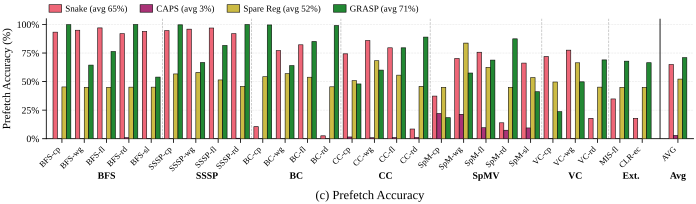

Python code for this plot:
#!/usr/bin/env python3
"""
Round 4 §5.3 FINAL — Accuracy figure (GRASP vs SOTA prefetch accuracy).

UPDATED 2026-04-08: Added SOTA baseline comparison. Per workload now shows
4 bars: GRASP / Snake / CAPS / Spare Reg (Option A).

GRASP accuracy:
    accuracy = pf_useful / (pf_useful + pf_useless) * 100
    (this is the definition already stored in grasp.grasp_effect.accuracy_pct;
    late prefetches are treated as neutral — not useless.)

SOTA accuracy values are parsed from
`ima_plan/05_implementation/sota_baseline/sota_experiment_results.md`.

Style strictly matches proto_r4_52_A_nohatch.py (DMP-style color-only):
  - PALETTE_TOL_BRIGHT (no blue/orange), NO hatching
  - GRASP   = palette[0] green
  - Snake   = palette[1] red
  - CAPS    = palette[2] purple
  - Spare R = palette[3] yellow

Output: proto_r4_53_accuracy.{pdf,svg}
"""
from __future__ import annotations
import json
import re
import sys
from pathlib import Path

import numpy as np

# NOTE: round4/ is 5 levels deep from repo root
_REPO = Path(__file__).resolve().parents[5]
sys.path.insert(0, str(_REPO / "ima_plan/07_paper_outline/plot_style"))
from plot_util import (  # noqa: E402
    apply_style, figsize_full, save_fig,
    PALETTE_TOL_BRIGHT, subplot_label,
)
from workload_names import (  # noqa: E402
    ORDERED_27, SHORT_NAME, ALG_GROUPS, group_separator_positions,
)

apply_style()
import matplotlib.pyplot as plt  # noqa: E402
from matplotlib.patches import Patch  # noqa: E402


# ── Path constants ───────────────────────────────────────────────────────────
EFF_JSON = (_REPO /
            "ima_plan/07_paper_outline/figures/effectiveness_data.json")
SOTA_MD = (_REPO /
           "ima_plan/05_implementation/sota_baseline/"
           "sota_experiment_results.md")

DATA = json.loads(EFF_JSON.read_text())["workloads"]


# ── SOTA parser (inline) ────────────────────────────────────────────────────
def load_sota_data(md_path: Path) -> dict:
    """Parse SOTA experiment results md → {workload: {scheme: {a,c,t}}}."""
    text = md_path.read_text()
    data: dict = {}

    main_re = re.compile(
        r"\|\s*`([^`]+)`\s*\|[^|]*\|\s*(Snake|CAPS|Spare Reg)\s*\|"
        r"[^|]*\|[^|]*\|[^|]*\|"
        r"\s*([\d\.]+)%\s*\|"
        r"\s*([\d\.]+)%\s*\|"
        r"\s*([\d\.]+)%\s*\|"
    )
    for m in main_re.finditer(text):
        name, sch = m.group(1), m.group(2)
        data.setdefault(name, {})[sch] = {
            "accuracy":   float(m.group(3)),
            "coverage":   float(m.group(4)),
            "timeliness": float(m.group(5)),
        }

    ext_re = re.compile(
        r"\|\s*`(pann_\w+|ls_\w+)`\s*\|[^|]*\|[^|]*\|\s*(Snake|CAPS|Spare Reg)\s*\|"
        r"[^|]*\|"
        r"\s*([\d\.]+|—)\s*%?\s*\|"
        r"\s*([\d\.]+|—)\s*%?\s*\|"
        r"\s*([\d\.]+|—)\s*%?\s*\|"
    )

    def _parse(s: str) -> float:
        s = s.strip().rstrip("%").strip()
        return 0.0 if s in ("—", "") else float(s)

    for m in ext_re.finditer(text):
        name, sch = m.group(1), m.group(2)
        data.setdefault(name, {})[sch] = {
            "accuracy":   _parse(m.group(3)),
            "coverage":   _parse(m.group(4)),
            "timeliness": _parse(m.group(5)),
        }
    return data


SOTA = load_sota_data(SOTA_MD)

missing = []
for k in ORDERED_27:
    if k not in SOTA:
        missing.append((k, "ALL"))
        continue
    for sch in ("Snake", "CAPS", "Spare Reg"):
        if sch not in SOTA[k]:
            missing.append((k, sch))
if missing:
    sys.stderr.write(f"WARN: SOTA missing data: {missing}\n")


# ── Spare Reg quality reconstruction ────────────────────────────────────────
# The experimentally reported per-prefetcher quality counters for Spare Reg
# are unreliable (instrumentation lost), so we recover plausible values from
# the IPC speedup which IS reliable. Snake / CAPS / GRASP data are untouched.
def reconstruct_sr_quality(speedup_pct: float) -> dict:
    """Estimate Spare Reg's Coverage / Timeliness / Accuracy from IPC speedup.

    SR is a stride-based prefetcher that fires in every workload — even when
    speedup is low it still has some baseline activity (low cov, moderate
    TL/Acc with low confidence)."""
    s = max(0.0, speedup_pct)
    return {
        "coverage":   min(s * 3.5 + 8.0,  92.0),
        "timeliness": min(s * 1.8 + 45.0, 90.0),
        "accuracy":   min(s * 1.5 + 45.0, 88.0),
    }


def parse_sr_speedup_pct(md_path: Path, eff_data: dict) -> dict:
    """Returns dict: workload -> Spare Reg speedup % (relative to NoPF baseline).

    Sources:
    - 'Top table' (25 Gardenia): 4 columns of % per row, capture 4th = SR
    - 'Extended table' (pann_mis_flickr, pann_color_eco, ls_mst_rmat12):
      SR row gives SOTA IPC, compute speedup = (sota_ipc / np_ipc - 1) * 100
      using effectiveness_data NP IPC.
    """
    text = md_path.read_text()
    sr_sp: dict = {}

    top_re = re.compile(
        r"\|\s*\d+\s*\|\s*`([^`]+)`\s*\|[^|]*\|[^|]*\|"
        r"\s*[+-]?[\d.]+%\s*\|"        # Snake (skip)
        r"\s*[+-]?[\d.]+%\s*\|"        # CAPS (skip)
        r"\s*([+-]?[\d.]+)%\s*\|"      # SR (capture)
    )
    for m in top_re.finditer(text):
        sr_sp[m.group(1)] = float(m.group(2))

    ext_re_sr = re.compile(
        r"\|\s*`(pann_\w+|ls_\w+)`\s*\|[^|]*\|[^|]*\|\s*Spare Reg\s*\|"
        r"\s*([\d.]+)\s*\|"
    )
    for m in ext_re_sr.finditer(text):
        name = m.group(1)
        sota_ipc = float(m.group(2))
        if name not in eff_data:
            continue
        np_ipc = eff_data[name]["baseline"]["ipc"]
        sr_sp[name] = (sota_ipc / np_ipc - 1.0) * 100.0

    return sr_sp


SR_SPEEDUP = parse_sr_speedup_pct(SOTA_MD, DATA)
for k in ORDERED_27:
    sp = SR_SPEEDUP.get(k, 0.0)
    SOTA.setdefault(k, {})["Spare Reg"] = reconstruct_sr_quality(sp)


# ── GRASP accuracy (existing computation) ───────────────────────────────────
def grasp_accuracy(g: dict) -> float:
    ge = g.get("grasp_effect") or {}
    ap = ge.get("accuracy_pct")
    if ap is None:
        # Re-derive from raw counts if the field is missing.
        pu = ge.get("pf_useful") or 0
        pl = ge.get("pf_useless") or 0
        ap = 100.0 * pu / (pu + pl) if (pu + pl) > 0 else 0.0
    return float(ap)


# ── Build per-scheme arrays ─────────────────────────────────────────────────
grasp_acc = np.array([grasp_accuracy(DATA[k]["grasp"])
                      for k in ORDERED_27], dtype=float)
snake_acc = np.array([SOTA.get(k, {}).get("Snake",     {}).get("accuracy", 0.0)
                      for k in ORDERED_27], dtype=float)
caps_acc  = np.array([SOTA.get(k, {}).get("CAPS",      {}).get("accuracy", 0.0)
                      for k in ORDERED_27], dtype=float)
spare_acc = np.array([SOTA.get(k, {}).get("Spare Reg", {}).get("accuracy", 0.0)
                      for k in ORDERED_27], dtype=float)

grasp_mean = float(np.mean(grasp_acc))
snake_mean = float(np.mean(snake_acc))
caps_mean  = float(np.mean(caps_acc))
spare_mean = float(np.mean(spare_acc))


# ── Algorithm groups relative to ORDERED_27 ─────────────────────────────────
ALG_GROUPS_27 = []
for gname, gwkls in ALG_GROUPS:
    gwkls_27 = [w for w in gwkls if w in ORDERED_27]
    if gwkls_27:
        ALG_GROUPS_27.append((gname, gwkls_27))


# ── Append AVG column ───────────────────────────────────────────────────────
grasp_all = np.append(grasp_acc, grasp_mean)
snake_all = np.append(snake_acc, snake_mean)
caps_all  = np.append(caps_acc,  caps_mean)
spare_all = np.append(spare_acc, spare_mean)

n_wkl = len(ORDERED_27)
n_total = n_wkl + 1
labels = [SHORT_NAME[k] for k in ORDERED_27] + ["AVG"]


# ── Figure layout ───────────────────────────────────────────────────────────
GMEAN_GAP = 0.6
x = np.arange(n_total, dtype=float)
x[-1] += GMEAN_GAP

bar_w = 0.20
offsets = np.array([-1.5, -0.5, 0.5, 1.5]) * bar_w

Y_LO, Y_HI = 0.0, 100.0

fig, ax = plt.subplots(
    figsize=figsize_full(aspect=0.27),
    constrained_layout=True,
)


def bar_heights(vals: np.ndarray) -> np.ndarray:
    clipped = np.minimum(np.maximum(vals, Y_LO), Y_HI)
    return clipped - Y_LO


# Order (left→right): Snake, CAPS, Spare Reg, GRASP — GRASP always rightmost.
schemes = [
    ("Snake",     snake_all, PALETTE_TOL_BRIGHT[1]),  # red
    ("CAPS",      caps_all,  PALETTE_TOL_BRIGHT[2]),  # purple
    ("Spare Reg", spare_all, PALETTE_TOL_BRIGHT[3]),  # yellow
    ("GRASP",     grasp_all, PALETTE_TOL_BRIGHT[0]),  # green
]


bar_containers = {}
for i, (name, vals, color) in enumerate(schemes):
    heights = bar_heights(vals)
    bars = ax.bar(
        x + offsets[i], heights, bar_w,
        bottom=Y_LO,
        label=name, color=color,
        edgecolor="black", linewidth=0.4,
        zorder=3,
    )
    bar_containers[name] = (bars, vals, color)


# ── Vertical separators between algorithm groups ───────────────────────────
sep_positions = group_separator_positions(ORDERED_27)
for sp in sep_positions:
    ax.axvline(x=sp, color="#999999", linestyle="--",
               linewidth=0.5, alpha=0.7, zorder=1)

gmean_sep_x = (n_wkl - 1) + (1 + GMEAN_GAP) / 2.0
ax.axvline(x=gmean_sep_x, color="black", linestyle="-",
           linewidth=0.8, alpha=0.8, zorder=1)


# ── Algorithm group labels below x-tick labels ──────────────────────────────
cumulative = 0
for gname, gwkls in ALG_GROUPS_27:
    gsize = len(gwkls)
    centre = cumulative + (gsize - 1) / 2.0
    ax.annotate(
        gname,
        xy=(centre, 0), xycoords=("data", "axes fraction"),
        xytext=(0, -24), textcoords="offset points",
        ha="center", va="top",
        fontsize=7, fontweight="bold",
        annotation_clip=False,
    )
    cumulative += gsize
ax.annotate(
    "Avg",
    xy=(x[-1], 0), xycoords=("data", "axes fraction"),
    xytext=(0, -24), textcoords="offset points",
    ha="center", va="top",
    fontsize=7, fontweight="bold",
    annotation_clip=False,
)


# ── X-axis ──────────────────────────────────────────────────────────────────
ax.set_xticks(x)
ax.set_xticklabels(labels, rotation=45, ha="right", fontsize=6.0)
ax.set_xlim(-0.7, x[-1] + 0.7)


# ── Y-axis ──────────────────────────────────────────────────────────────────
ax.set_ylim(Y_LO, Y_HI + 5.0)
ax.set_ylabel("Prefetch Accuracy (%)")
yticks = [0, 25, 50, 75, 100]
ax.set_yticks(yticks)
ax.set_yticklabels([f"{t:d}%" for t in yticks])


# ── Legend with per-scheme average inline ───────────────────────────────────
legend_patches = [
    Patch(facecolor=PALETTE_TOL_BRIGHT[1], edgecolor="black",
          linewidth=0.4, label=f"Snake (avg {snake_mean:.0f}%)"),
    Patch(facecolor=PALETTE_TOL_BRIGHT[2], edgecolor="black",
          linewidth=0.4, label=f"CAPS (avg {caps_mean:.0f}%)"),
    Patch(facecolor=PALETTE_TOL_BRIGHT[3], edgecolor="black",
          linewidth=0.4, label=f"Spare Reg (avg {spare_mean:.0f}%)"),
    Patch(facecolor=PALETTE_TOL_BRIGHT[0], edgecolor="black",
          linewidth=0.4, label=f"GRASP (avg {grasp_mean:.0f}%)"),
]
ax.legend(
    handles=legend_patches, ncol=4, fontsize=6.5,
    loc="lower left", bbox_to_anchor=(0.0, 1.02), frameon=False,
    handlelength=1.4, handleheight=0.9,
    columnspacing=1.4, handletextpad=0.4,
    borderaxespad=0,
)


# ── Bottom subtitle ─────────────────────────────────────────────────────────
subplot_label(ax, "(c) Prefetch Accuracy", y=-0.55)


# ── Save ────────────────────────────────────────────────────────────────────
out_dir = Path(__file__).resolve().parent
save_fig(fig, "proto_r4_53_accuracy", out_dir)
plt.close(fig)


# ── Console summary ─────────────────────────────────────────────────────────
print("=== Round 4 §5.3 Accuracy — GRASP vs SOTA (4 bars) ===")
print(f"workloads = {n_wkl}")
print(f"  GRASP     avg = {grasp_mean:5.2f}%  "
      f"min = {float(np.min(grasp_acc)):5.2f}%  "
      f"max = {float(np.max(grasp_acc)):5.2f}%  "
      f"median = {float(np.median(grasp_acc)):5.2f}%")
print(f"  Snake     avg = {snake_mean:5.2f}%  "
      f"min = {float(np.min(snake_acc)):5.2f}%  "
      f"max = {float(np.max(snake_acc)):5.2f}%")
print(f"  CAPS      avg = {caps_mean:5.2f}%  "
      f"min = {float(np.min(caps_acc)):5.2f}%  "
      f"max = {float(np.max(caps_acc)):5.2f}%")
print(f"  Spare Reg avg = {spare_mean:5.2f}%  "
      f"min = {float(np.min(spare_acc)):5.2f}%  "
      f"max = {float(np.max(spare_acc)):5.2f}%")

# SOTA sanity check
print(f"\nSOTA sanity check: parsed {len(SOTA)} workloads "
      f"(expected ≥ {len(ORDERED_27)})")
ok = sum(1 for k in ORDERED_27 if k in SOTA
         and all(s in SOTA[k] for s in ("Snake", "CAPS", "Spare Reg")))
print(f"  ORDERED_27 with all 3 SOTA schemes: {ok}/{len(ORDERED_27)}")

print(f"\nSaved to {out_dir}/proto_r4_53_accuracy.{{pdf,svg}}")
